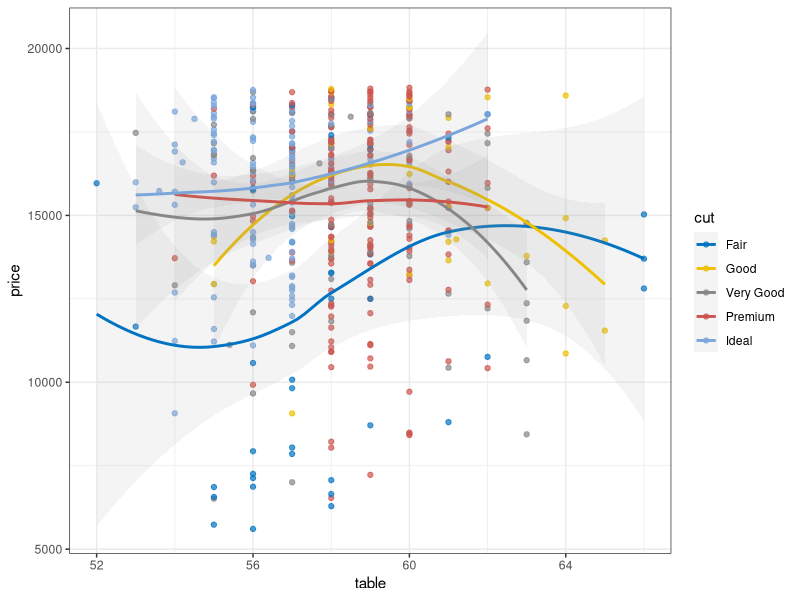
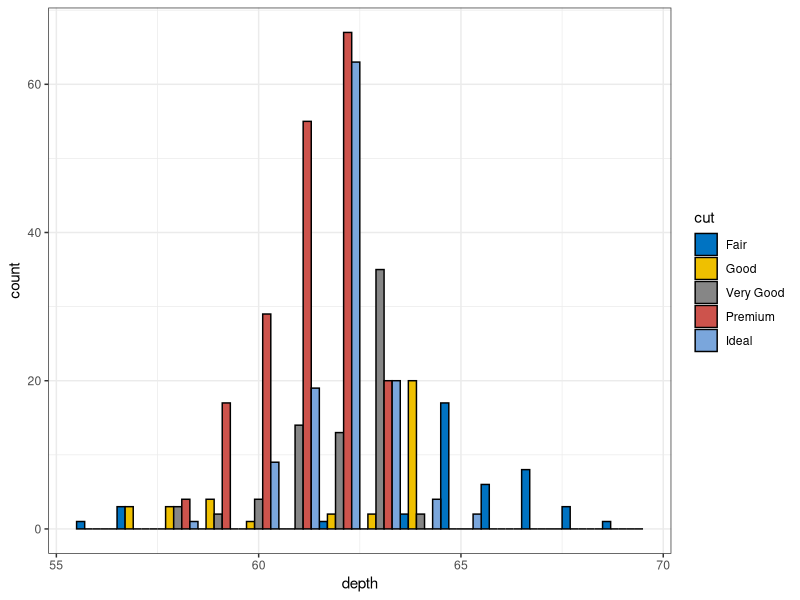

Recreate these plots in R, in order.
library(ggsci)


### Name: scale_color_jco
### Title: Journal of Clinical Oncology Color Scales
### Aliases: scale_color_jco scale_colour_jco scale_fill_jco

### ** Examples

library("ggplot2")
data("diamonds")

ggplot(subset(diamonds, carat >= 2.2),
       aes(x = table, y = price, colour = cut)) +
  geom_point(alpha = 0.7) +
  geom_smooth(method = "loess", alpha = 0.1, size = 1, span = 1) +
  theme_bw() + scale_color_jco()

ggplot(subset(diamonds, carat > 2.2 & depth > 55 & depth < 70),
       aes(x = depth, fill = cut)) +
  geom_histogram(colour = "black", binwidth = 1, position = "dodge") +
  theme_bw() + scale_fill_jco()
